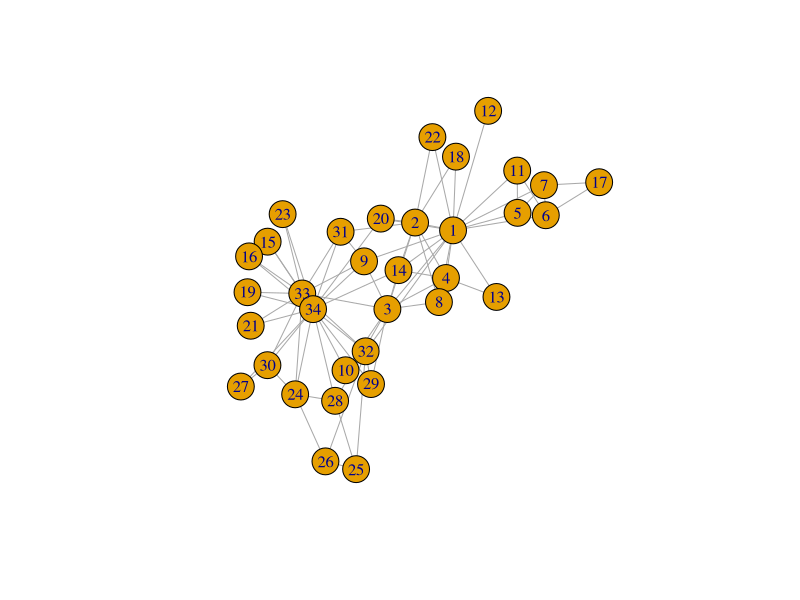
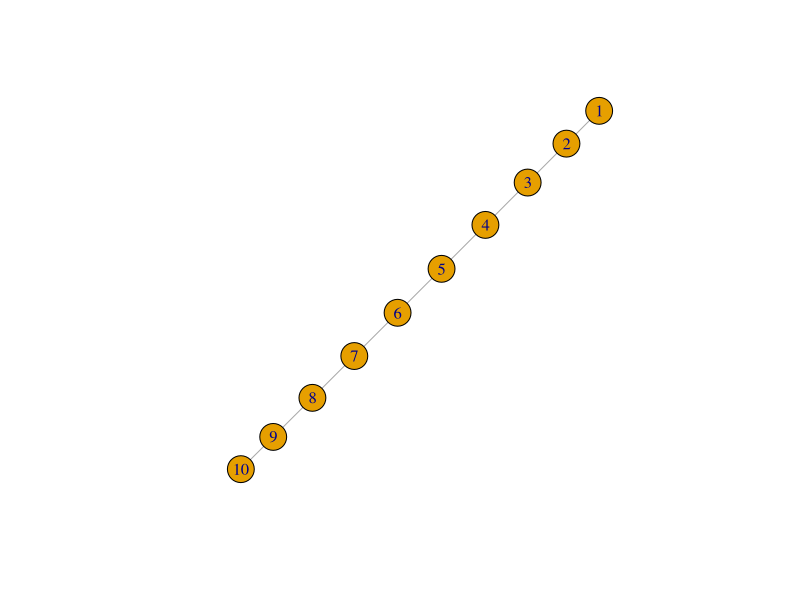
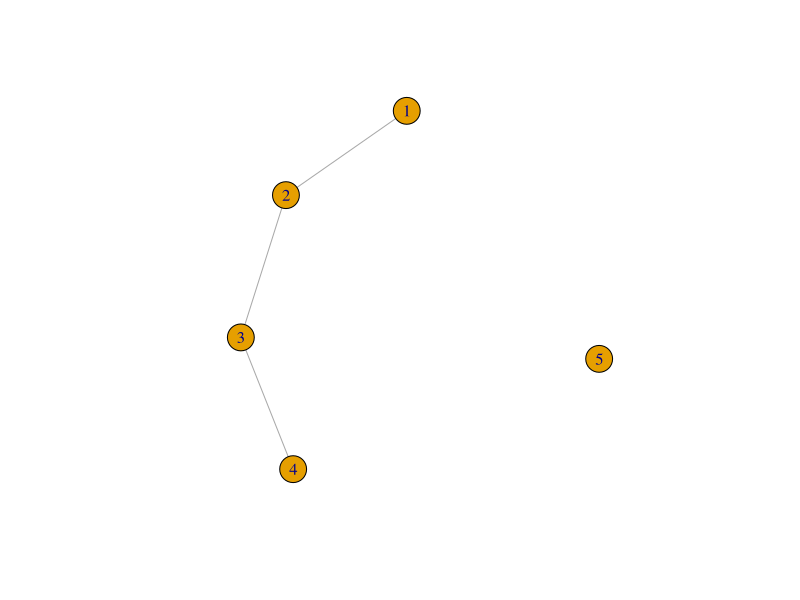
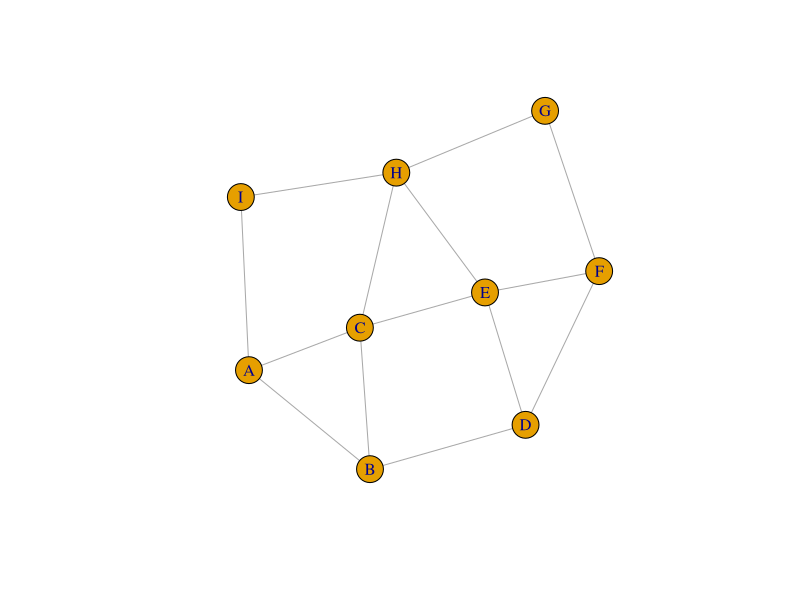
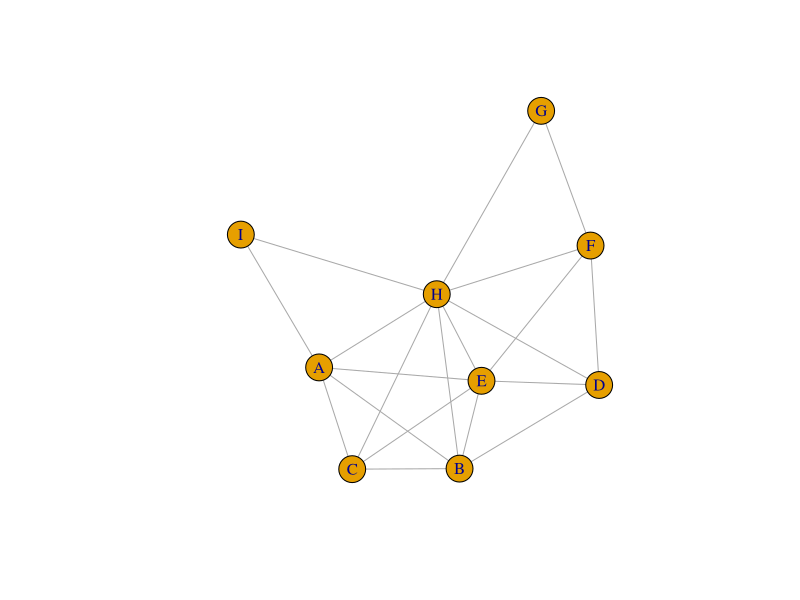
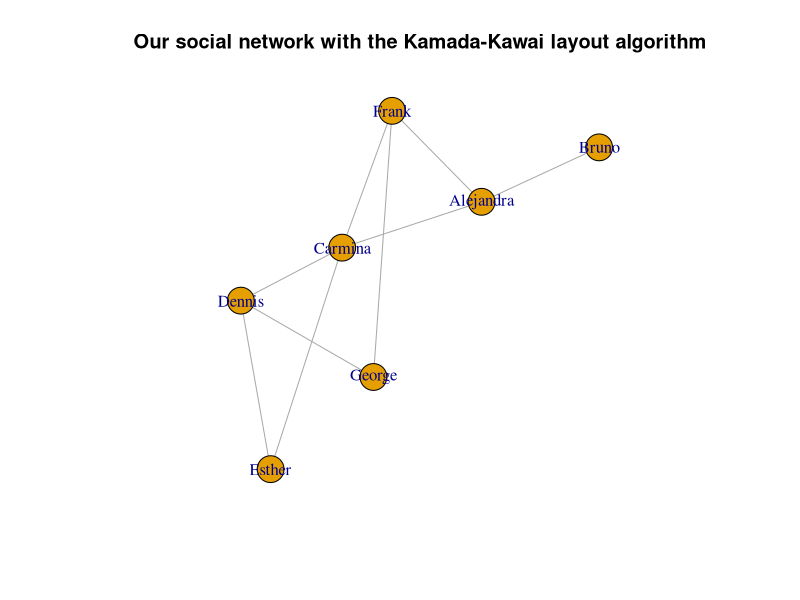
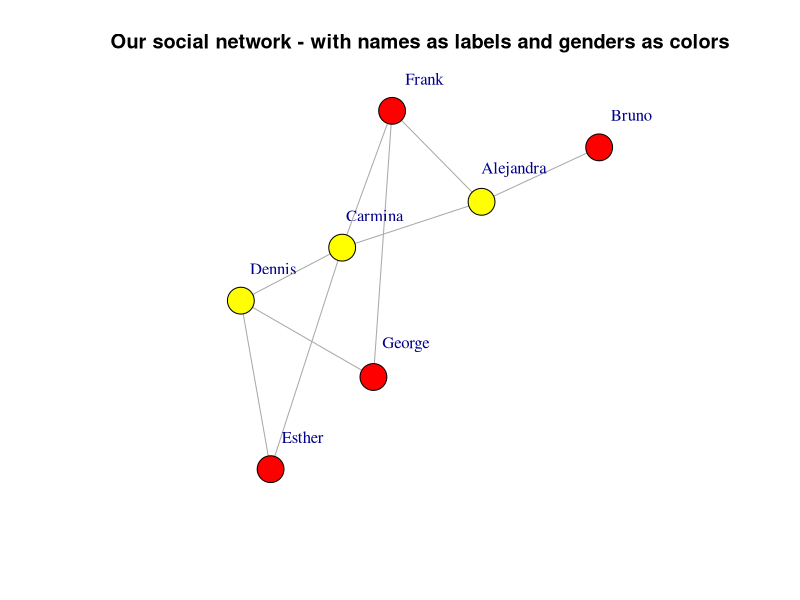
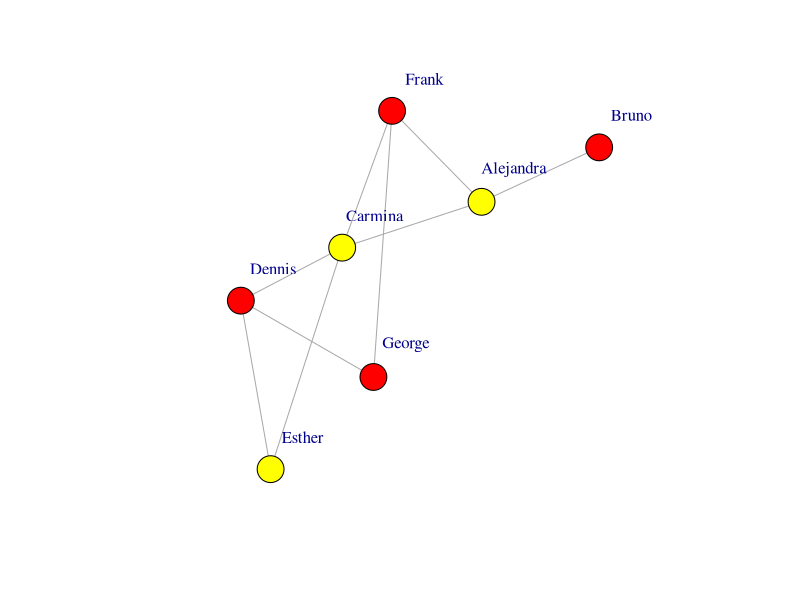

R code for these plots, in order:
## ---- chunk 1
knitr::opts_chunk$set(fig.width=6, fig.height=6)
## ---- chunk 2
library("igraph")
## ---- chunk 3
g <- make_empty_graph()
## ---- chunk 4
g <- make_graph(edges = c(1,2, 1,5), n=10, directed = FALSE)
## ---- chunk 5
g <- make_graph(~ 1--2, 1--5, 3, 4, 5, 6, 7, 8, 9, 10)
## ---- chunk 6
g
## ---- chunk 7
summary(g)
## ---- chunk 8
g <- make_graph('Zachary')
## ---- chunk 9
plot(g)
## ---- chunk 10
g <- add_vertices(g, 3)
## ---- chunk 11
g <- add_edges(g, edges = c(1,35, 1,36, 34,37))
## ---- chunk 12
g <- g %>% add_edges(edges=c(1,34)) %>% add_vertices(3) %>%
     add_edges(edges=c(38,39, 39,40, 40,38, 40,37))
g
## ---- chunk 13
get.edge.ids(g, c(1,34))
## ---- chunk 14
g <- delete_edges(g, 82)
## ---- chunk 15
g <- make_ring(10) %>% delete_edges("10|1")
plot(g)
## ---- chunk 16
g <- make_ring(5)
g <- delete_edges(g, get.edge.ids(g, c(1,5, 4,5)))
plot(g)
## ---- chunk 17
g1 <- graph_from_literal(A-B:C:I, B-A:C:D, C-A:B:E:H, D-B:E:F,
                         E-C:D:F:H, F-D:E:G, G-F:H, H-C:E:G:I,
                         I-A:H)
plot(g1)
## ---- chunk 18
is_chordal(g1, fillin=TRUE)
## ---- chunk 19
chordal_graph <- add_edges(g1, is_chordal(g1, fillin=TRUE)$fillin)
plot(chordal_graph)
## ---- chunk 20
graph1 <- make_tree(127, 2, mode = "undirected")
summary(g)
## ---- chunk 21
graph2 <- make_tree(127, 2, mode = "undirected")
## ---- chunk 22
identical_graphs(graph1,graph2)
## ---- chunk 23
graph1 <- sample_grg(100, 0.2)
summary(graph1)
## ---- chunk 24
graph2 <- sample_grg(100, 0.2)
identical_graphs(graph1,graph2)
## ---- chunk 25
isomorphic(graph1,graph2)
## ---- chunk 26
g <- make_graph(~ Alice-Bob:Claire:Frank, Claire-Alice:Dennis:Frank:Esther,
                George-Dennis:Frank, Dennis-Esther)
## ---- chunk 27
V(g)$age <- c(25, 31, 18, 23, 47, 22, 50) 
V(g)$gender <- c("f", "m", "f", "m", "m", "f", "m")
E(g)$is_formal <- c(FALSE, FALSE, TRUE, TRUE, TRUE, FALSE, TRUE, FALSE, FALSE)
summary(g)
## ---- chunk 28
E(g)$is_formal
## ---- chunk 29
E(g)$is_formal[1] <- TRUE
## ---- chunk 30
E(g)$is_formal
## ---- chunk 31
g$date <- c("2022-02-11")
graph_attr(g, "date")
## ---- chunk 32
match(c("George"), V(g)$name)
## ---- chunk 33
V(g)$name[1:3] <- c("Alejandra", "Bruno", "Carmina")
V(g)
## ---- chunk 34
g <- delete_vertex_attr(g, "gender")
V(g)$gender
## ---- chunk 35
degree(g)
## ---- chunk 36
degree(g, 7)
## ---- chunk 37
degree(g, v=c(3,4,5))
## ---- chunk 38
edge_betweenness(g)
## ---- chunk 39
ebs <- edge_betweenness(g)
as_edgelist(g)[ebs == max(ebs), ]
## ---- chunk 40
which.max(degree(g))
## ---- chunk 41
graph <- graph.full(n=10)
only_odd_vertices <- which(V(graph)%%2==1)
length(only_odd_vertices)
## ---- chunk 42
seq <- V(graph)[2,3,7]
length(seq)
## ---- chunk 43
seq
## ---- chunk 44
seq <- seq[1,3]    #filtering an existing vertex set
seq
## ---- chunk 45
V(g)$name[which(V(g)$age < 30)]
## ---- chunk 46
V(g)$degree <- c("A", "B", "C", "D", "E", "F", "G")
V(g)$degree[degree(g) == 3]
## ---- chunk 47
    V(g)$name[degree(g) == 3]
## ---- chunk 48
E(g)[.from(3)]
## ---- chunk 49
E(g) [ 3:5 %--% 5:6 ]
## ---- chunk 50
V(g)$gender <- c("f", "m", "f", "m", "m", "f", "m")
## ---- chunk 51
men <- V(g)$name[(which(V(g)$gender == "m"))]
men
## ---- chunk 52
women <- V(g)$name[(which(V(g)$gender == "f"))]
women
## ---- chunk 53
E(g)[men %--% women]
## ---- chunk 54
Carmina <- match(c("Carmina"),V(g)$name)
Carmina
## ---- chunk 55
match(c("Joe"),V(g)$name)
## ---- chunk 56
degree(g,v="Dennis")
## ---- chunk 57
get.adjacency(g)
## ---- chunk 58
layout <- layout.kamada.kawai(g)
## ---- chunk 59
layout <- layout_with_kk(g)
## ---- chunk 60
layout <- layout.reingold.tilford(g, root= 2)
## ---- chunk 61
layout <- layout_as_tree(g, root = 2)
## ---- chunk 62
layout <- layout_with_kk(g)
## ---- chunk 63
plot(g, layout = layout, main = "Our social network with the Kamada-Kawai layout algorithm")
## ---- chunk 64
V(g)$gender_num <- c(1,2,1,2,1,2,2)
colors <- c("yellow", "red")
V(g)$color <- colors[V(g)$gender_num]
plot(g, layout = layout, vertex.label.dist=3.5, main = "Our social network - with names as labels and genders as colors")
## ---- chunk 65
V(g)$color <- ifelse(V(g)$gender == "m", "red","yellow")
plot(g, layout = layout, vertex.label.dist=3.5)
## ---- chunk 66
plot(g, layout= layout, vertex.label.dist=3.5, vertex.color=as.factor(V(g)$gender))
## ---- chunk 67
plot(g, layout= layout, vertex.label.dist=3.5, vertex.color=c( "yellow", "red")[1+(V(g)$gender == "f")])
## ---- chunk 68
plot(g, layout =layout, vertex.label.dist=3.5, vertex.size = 20, margin = 0.5,
           vertex.color=c( "red", "yellow")[1+(V(g)$gender == "m")], 
           edge.width=c(1,3)[1+(E(g)$is_formal == TRUE)],
           )
